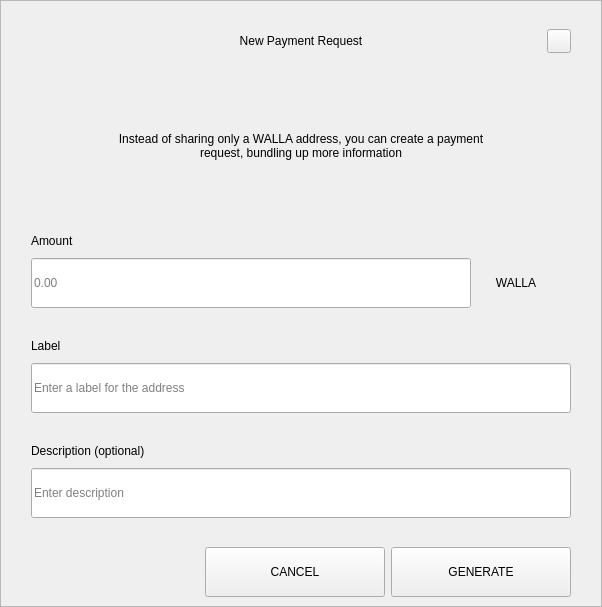
<?xml version="1.0" encoding="UTF-8"?>
<ui version="4.0">
 <class>RequestDialog</class>
 <widget class="QDialog" name="RequestDialog">
  <property name="geometry">
   <rect>
    <x>0</x>
    <y>0</y>
    <width>602</width>
    <height>607</height>
   </rect>
  </property>
  <property name="windowTitle">
   <string>Dialog</string>
  </property>
  <layout class="QVBoxLayout" name="verticalLayout_5">
   <property name="spacing">
    <number>0</number>
   </property>
   <property name="leftMargin">
    <number>0</number>
   </property>
   <property name="topMargin">
    <number>0</number>
   </property>
   <property name="rightMargin">
    <number>0</number>
   </property>
   <property name="bottomMargin">
    <number>0</number>
   </property>
   <item>
    <widget class="QFrame" name="frame">
     <property name="styleSheet">
      <string notr="true"/>
     </property>
     <property name="frameShape">
      <enum>QFrame::StyledPanel</enum>
     </property>
     <property name="frameShadow">
      <enum>QFrame::Raised</enum>
     </property>
     <layout class="QVBoxLayout" name="verticalLayout_4" stretch="1,0,0">
      <property name="spacing">
       <number>0</number>
      </property>
      <property name="leftMargin">
       <number>30</number>
      </property>
      <property name="topMargin">
       <number>20</number>
      </property>
      <property name="rightMargin">
       <number>30</number>
      </property>
      <property name="bottomMargin">
       <number>0</number>
      </property>
      <item>
       <layout class="QHBoxLayout" name="horizontalLayout_3">
        <property name="spacing">
         <number>0</number>
        </property>
        <item>
         <spacer name="horizontalSpacer_21">
          <property name="orientation">
           <enum>Qt::Horizontal</enum>
          </property>
          <property name="sizeHint" stdset="0">
           <size>
            <width>40</width>
            <height>20</height>
           </size>
          </property>
         </spacer>
        </item>
        <item>
         <widget class="QLabel" name="labelTitle">
          <property name="minimumSize">
           <size>
            <width>0</width>
            <height>40</height>
           </size>
          </property>
          <property name="maximumSize">
           <size>
            <width>16777215</width>
            <height>40</height>
           </size>
          </property>
          <property name="styleSheet">
           <string notr="true">padding-left:24px;</string>
          </property>
          <property name="text">
           <string>New Payment Request</string>
          </property>
          <property name="alignment">
           <set>Qt::AlignCenter</set>
          </property>
          <property name="margin">
           <number>7</number>
          </property>
         </widget>
        </item>
        <item>
         <spacer name="horizontalSpacer">
          <property name="orientation">
           <enum>Qt::Horizontal</enum>
          </property>
          <property name="sizeHint" stdset="0">
           <size>
            <width>40</width>
            <height>20</height>
           </size>
          </property>
         </spacer>
        </item>
        <item>
         <widget class="QPushButton" name="btnEsc">
          <property name="minimumSize">
           <size>
            <width>24</width>
            <height>24</height>
           </size>
          </property>
          <property name="maximumSize">
           <size>
            <width>24</width>
            <height>24</height>
           </size>
          </property>
          <property name="focusPolicy">
           <enum>Qt::NoFocus</enum>
          </property>
          <property name="text">
           <string/>
          </property>
         </widget>
        </item>
       </layout>
      </item>
      <item>
       <widget class="QStackedWidget" name="stack">
        <property name="minimumSize">
         <size>
          <width>540</width>
          <height>0</height>
         </size>
        </property>
        <property name="maximumSize">
         <size>
          <width>540</width>
          <height>16777215</height>
         </size>
        </property>
        <property name="currentIndex">
         <number>0</number>
        </property>
        <widget class="QWidget" name="page_1">
         <property name="minimumSize">
          <size>
           <width>540</width>
           <height>0</height>
          </size>
         </property>
         <property name="maximumSize">
          <size>
           <width>540</width>
           <height>16777215</height>
          </size>
         </property>
         <layout class="QVBoxLayout" name="layout1">
          <property name="spacing">
           <number>0</number>
          </property>
          <property name="leftMargin">
           <number>0</number>
          </property>
          <property name="topMargin">
           <number>0</number>
          </property>
          <property name="rightMargin">
           <number>0</number>
          </property>
          <property name="bottomMargin">
           <number>0</number>
          </property>
          <item>
           <spacer name="verticalSpacer_21">
            <property name="orientation">
             <enum>Qt::Vertical</enum>
            </property>
            <property name="sizeType">
             <enum>QSizePolicy::Fixed</enum>
            </property>
            <property name="sizeHint" stdset="0">
             <size>
              <width>20</width>
              <height>30</height>
             </size>
            </property>
           </spacer>
          </item>
          <item alignment="Qt::AlignHCenter">
           <widget class="QLabel" name="labelMessage">
            <property name="minimumSize">
             <size>
              <width>400</width>
              <height>50</height>
             </size>
            </property>
            <property name="text">
             <string>Instead of sharing only a WALLA address, you can create a payment request, bundling up more information</string>
            </property>
            <property name="alignment">
             <set>Qt::AlignCenter</set>
            </property>
            <property name="wordWrap">
             <bool>true</bool>
            </property>
           </widget>
          </item>
          <item alignment="Qt::AlignBottom">
           <widget class="QWidget" name="containerAmount" native="true">
            <layout class="QVBoxLayout" name="verticalLayout">
             <property name="spacing">
              <number>9</number>
             </property>
             <property name="leftMargin">
              <number>0</number>
             </property>
             <property name="topMargin">
              <number>0</number>
             </property>
             <property name="rightMargin">
              <number>0</number>
             </property>
             <property name="bottomMargin">
              <number>0</number>
             </property>
             <item>
              <widget class="QLabel" name="labelSubtitleAmount">
               <property name="minimumSize">
                <size>
                 <width>350</width>
                 <height>16</height>
                </size>
               </property>
               <property name="maximumSize">
                <size>
                 <width>16777215</width>
                 <height>16</height>
                </size>
               </property>
               <property name="text">
                <string>Amount</string>
               </property>
              </widget>
             </item>
             <item alignment="Qt::AlignTop">
              <widget class="QWidget" name="layoutAmount" native="true">
               <layout class="QHBoxLayout" name="horizontalLayout" stretch="2,0">
                <property name="spacing">
                 <number>0</number>
                </property>
                <property name="leftMargin">
                 <number>0</number>
                </property>
                <property name="topMargin">
                 <number>0</number>
                </property>
                <property name="rightMargin">
                 <number>0</number>
                </property>
                <property name="bottomMargin">
                 <number>0</number>
                </property>
                <item>
                 <widget class="QLineEdit" name="lineEditAmount">
                  <property name="minimumSize">
                   <size>
                    <width>0</width>
                    <height>50</height>
                   </size>
                  </property>
                  <property name="maximumSize">
                   <size>
                    <width>16777215</width>
                    <height>50</height>
                   </size>
                  </property>
                  <property name="placeholderText">
                   <string notr="true">0.00</string>
                  </property>
                 </widget>
                </item>
                <item>
                 <widget class="QWidget" name="comboContainer" native="true">
                  <property name="minimumSize">
                   <size>
                    <width>100</width>
                    <height>50</height>
                   </size>
                  </property>
                  <property name="maximumSize">
                   <size>
                    <width>16777215</width>
                    <height>50</height>
                   </size>
                  </property>
                  <layout class="QHBoxLayout" name="horizontalLayout_31">
                   <property name="spacing">
                    <number>0</number>
                   </property>
                   <property name="leftMargin">
                    <number>0</number>
                   </property>
                   <property name="topMargin">
                    <number>0</number>
                   </property>
                   <property name="rightMargin">
                    <number>10</number>
                   </property>
                   <property name="bottomMargin">
                    <number>0</number>
                   </property>
                   <item>
                    <widget class="QLabel" name="comboBoxCoin">
                     <property name="text">
                      <string>WALLA</string>
                     </property>
                     <property name="alignment">
                      <set>Qt::AlignCenter</set>
                     </property>
                    </widget>
                   </item>
                  </layout>
                 </widget>
                </item>
               </layout>
              </widget>
             </item>
            </layout>
           </widget>
          </item>
          <item>
           <spacer name="verticalSpacer_31">
            <property name="orientation">
             <enum>Qt::Vertical</enum>
            </property>
            <property name="sizeType">
             <enum>QSizePolicy::Fixed</enum>
            </property>
            <property name="sizeHint" stdset="0">
             <size>
              <width>20</width>
              <height>30</height>
             </size>
            </property>
           </spacer>
          </item>
          <item>
           <layout class="QVBoxLayout" name="verticalLayoutLabel">
            <property name="spacing">
             <number>9</number>
            </property>
            <item>
             <widget class="QLabel" name="labelSubtitleLabel">
              <property name="minimumSize">
               <size>
                <width>0</width>
                <height>16</height>
               </size>
              </property>
              <property name="maximumSize">
               <size>
                <width>16777215</width>
                <height>16</height>
               </size>
              </property>
              <property name="text">
               <string>Label</string>
              </property>
             </widget>
            </item>
            <item>
             <widget class="QLineEdit" name="lineEditLabel">
              <property name="minimumSize">
               <size>
                <width>0</width>
                <height>50</height>
               </size>
              </property>
              <property name="maximumSize">
               <size>
                <width>16777215</width>
                <height>50</height>
               </size>
              </property>
              <property name="placeholderText">
               <string>Enter a label for the address</string>
              </property>
             </widget>
            </item>
           </layout>
          </item>
          <item>
           <spacer name="verticalSpacer_34">
            <property name="orientation">
             <enum>Qt::Vertical</enum>
            </property>
            <property name="sizeType">
             <enum>QSizePolicy::Fixed</enum>
            </property>
            <property name="sizeHint" stdset="0">
             <size>
              <width>20</width>
              <height>30</height>
             </size>
            </property>
           </spacer>
          </item>
          <item>
           <layout class="QVBoxLayout" name="verticalLayoutDescription">
            <property name="spacing">
             <number>9</number>
            </property>
            <item>
             <widget class="QLabel" name="labelSubtitleDescription">
              <property name="minimumSize">
               <size>
                <width>0</width>
                <height>16</height>
               </size>
              </property>
              <property name="maximumSize">
               <size>
                <width>16777215</width>
                <height>16</height>
               </size>
              </property>
              <property name="text">
               <string>Description (optional)</string>
              </property>
             </widget>
            </item>
            <item>
             <widget class="QLineEdit" name="lineEditDescription">
              <property name="minimumSize">
               <size>
                <width>0</width>
                <height>50</height>
               </size>
              </property>
              <property name="maximumSize">
               <size>
                <width>16777215</width>
                <height>50</height>
               </size>
              </property>
              <property name="placeholderText">
               <string>Enter description</string>
              </property>
             </widget>
            </item>
            <item>
             <spacer name="verticalSpacer_4">
              <property name="orientation">
               <enum>Qt::Vertical</enum>
              </property>
              <property name="sizeType">
               <enum>QSizePolicy::Fixed</enum>
              </property>
              <property name="sizeHint" stdset="0">
               <size>
                <width>20</width>
                <height>20</height>
               </size>
              </property>
             </spacer>
            </item>
           </layout>
          </item>
         </layout>
        </widget>
        <widget class="QWidget" name="page_2">
         <layout class="QVBoxLayout" name="layout2">
          <item>
           <spacer name="verticalSpacer_5">
            <property name="orientation">
             <enum>Qt::Vertical</enum>
            </property>
            <property name="sizeType">
             <enum>QSizePolicy::Fixed</enum>
            </property>
            <property name="sizeHint" stdset="0">
             <size>
              <width>20</width>
              <height>50</height>
             </size>
            </property>
           </spacer>
          </item>
          <item alignment="Qt::AlignHCenter">
           <widget class="QLabel" name="labelQrImg">
            <property name="minimumSize">
             <size>
              <width>260</width>
              <height>260</height>
             </size>
            </property>
            <property name="maximumSize">
             <size>
              <width>260</width>
              <height>260</height>
             </size>
            </property>
            <property name="text">
             <string/>
            </property>
            <property name="alignment">
             <set>Qt::AlignCenter</set>
            </property>
           </widget>
          </item>
          <item>
           <spacer name="verticalSpacer_2">
            <property name="orientation">
             <enum>Qt::Vertical</enum>
            </property>
            <property name="sizeType">
             <enum>QSizePolicy::Fixed</enum>
            </property>
            <property name="sizeHint" stdset="0">
             <size>
              <width>20</width>
              <height>30</height>
             </size>
            </property>
           </spacer>
          </item>
          <item alignment="Qt::AlignHCenter">
           <widget class="QLabel" name="labelAddress">
            <property name="text">
             <string>D7VFR83SQbiezrW72hjcWJtcfip5krte2Z </string>
            </property>
           </widget>
          </item>
          <item>
           <spacer name="verticalSpacer_32">
            <property name="orientation">
             <enum>Qt::Vertical</enum>
            </property>
            <property name="sizeType">
             <enum>QSizePolicy::Expanding</enum>
            </property>
            <property name="sizeHint" stdset="0">
             <size>
              <width>20</width>
              <height>20</height>
             </size>
            </property>
           </spacer>
          </item>
          <item>
           <layout class="QHBoxLayout" name="horizontal">
            <property name="leftMargin">
             <number>20</number>
            </property>
            <property name="rightMargin">
             <number>20</number>
            </property>
            <property name="bottomMargin">
             <number>20</number>
            </property>
            <item>
             <spacer name="horizontalSpacer_4">
              <property name="orientation">
               <enum>Qt::Horizontal</enum>
              </property>
              <property name="sizeHint" stdset="0">
               <size>
                <width>40</width>
                <height>20</height>
               </size>
              </property>
             </spacer>
            </item>
            <item>
             <widget class="QPushButton" name="btnCopyAddress">
              <property name="minimumSize">
               <size>
                <width>180</width>
                <height>50</height>
               </size>
              </property>
              <property name="text">
               <string>COPY ADDRESS</string>
              </property>
             </widget>
            </item>
            <item>
             <widget class="QPushButton" name="btnCopyUrl">
              <property name="minimumSize">
               <size>
                <width>180</width>
                <height>50</height>
               </size>
              </property>
              <property name="text">
               <string>COPY URL</string>
              </property>
             </widget>
            </item>
            <item>
             <spacer name="horizontalSpacer_2">
              <property name="orientation">
               <enum>Qt::Horizontal</enum>
              </property>
              <property name="sizeHint" stdset="0">
               <size>
                <width>40</width>
                <height>20</height>
               </size>
              </property>
             </spacer>
            </item>
           </layout>
          </item>
         </layout>
        </widget>
       </widget>
      </item>
      <item>
       <widget class="QWidget" name="buttonsStack" native="true">
        <layout class="QHBoxLayout" name="horizontalLayout_5">
         <property name="leftMargin">
          <number>20</number>
         </property>
         <property name="rightMargin">
          <number>0</number>
         </property>
         <item>
          <spacer name="horizontalSpacer_41">
           <property name="orientation">
            <enum>Qt::Horizontal</enum>
           </property>
           <property name="sizeHint" stdset="0">
            <size>
             <width>40</width>
             <height>20</height>
            </size>
           </property>
          </spacer>
         </item>
         <item>
          <widget class="QPushButton" name="btnCancel">
           <property name="minimumSize">
            <size>
             <width>180</width>
             <height>50</height>
            </size>
           </property>
           <property name="focusPolicy">
            <enum>Qt::NoFocus</enum>
           </property>
           <property name="text">
            <string>CANCEL</string>
           </property>
          </widget>
         </item>
         <item>
          <widget class="QPushButton" name="btnSave">
           <property name="minimumSize">
            <size>
             <width>180</width>
             <height>50</height>
            </size>
           </property>
           <property name="focusPolicy">
            <enum>Qt::NoFocus</enum>
           </property>
           <property name="text">
            <string>GENERATE</string>
           </property>
          </widget>
         </item>
        </layout>
       </widget>
      </item>
     </layout>
    </widget>
   </item>
  </layout>
 </widget>
 <resources/>
 <connections/>
</ui>
